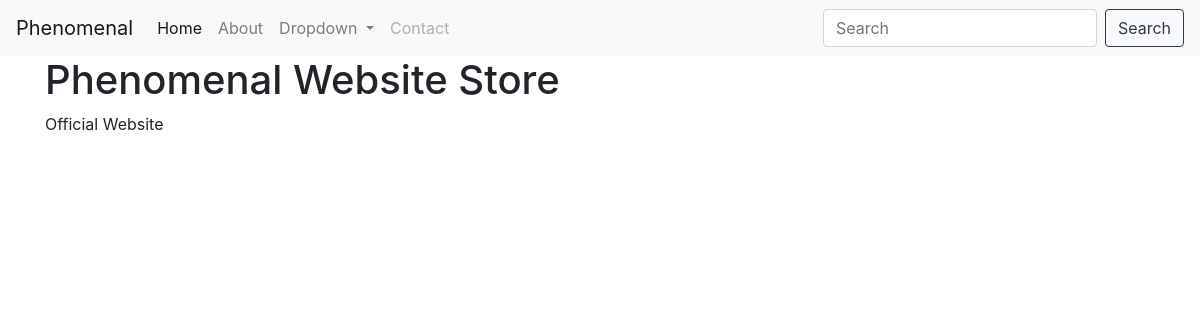
Before: / with the older database file.
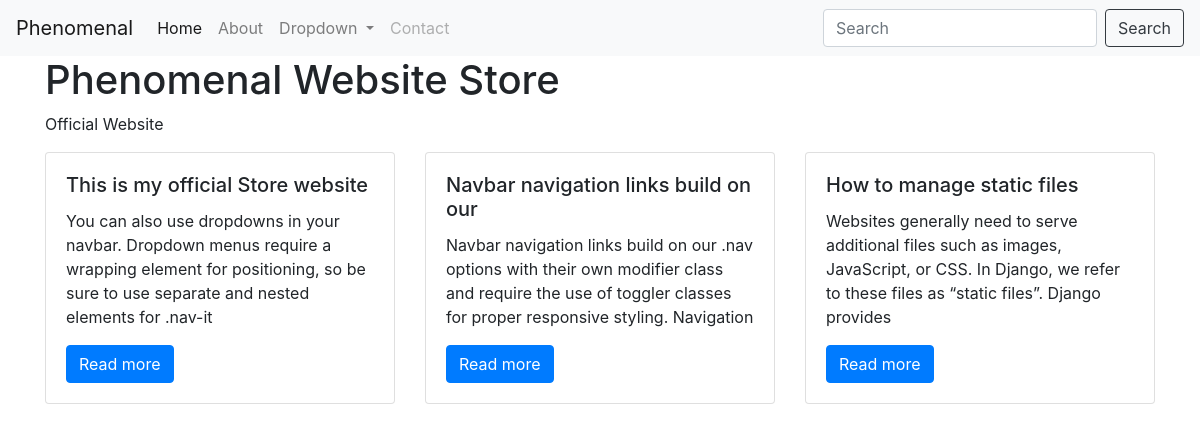
After: the same page with the newer database file.
### phenomenal/models.py (models this page shows, shortened)
class Post(models.Model):
    title = models.CharField(max_length=80)
    description = models.TextField(max_length=160)
    body = models.TextField()
    date_created = models.DateTimeField(auto_now_add=True)
    date_updated = models.DateTimeField(auto_now=True)

### phenomenal/views.py (the view)
# urls.py: path('', home_page),
def home_page(request):
    all_posts = Post.objects.all()
    return render(request, "phenomenal/home.html", {"all_posts": all_posts})

### phenomenal/templates/phenomenal/home.html (shortened to what this page needs)
<!DOCTYPE html>
{% load static %}
<html>
  <head>
    <link
      rel="stylesheet"
      href="https://cdn.jsdelivr.net/npm/bootstrap@4.6.2/dist/css/bootstrap.min.css"
    />
  </head>
  <body>
    <nav class="navbar navbar-expand-lg navbar-light bg-light">
      <a class="navbar-brand" href="/">Phenomenal</a>
      <div class="collapse navbar-collapse" id="navbarSupportedContent">
        <ul class="navbar-nav mr-auto">
          <li class="nav-item active">
            <a class="nav-link" href="/"
              >Home <span class="sr-only">(current)</span></a
            >
          </li>
          <li class="nav-item">
            <a class="nav-link" href="/about">About</a>
          </li>
          <li class="nav-item dropdown">
            <a
              class="nav-link dropdown-toggle"
              href="#"
              role="button"
              data-toggle="dropdown"
              aria-expanded="false"
            >
              Dropdown
            </a>
          </li>
          <li class="nav-item">
            <a class="nav-link disabled">Contact</a>
          </li>
        </ul>
        <form class="form-inline my-2 my-lg-0">
          <input
            class="form-control mr-sm-2"
            type="search"
            placeholder="Search"
            aria-label="Search"
          />
          <button class="btn btn-outline-dark my-2 my-sm-0" type="submit">
            Search
          </button>
        </form>
      </div>
    </nav>
    <div class="container">
      <h1>Phenomenal Website Store</h1>
      <p>Official Website</p>
      <div class="row">
        {% for post in all_posts %}
        <div class="col-sm-4">
          <div class="card">
            <div class="card-body">
              <h5 class="card-title">{{ post.title }}</h5>
              <p class="card-text">{{ post.description }}</p>
              <a href="#" class="btn btn-primary">Read more</a>
            </div>
          </div>
        </div>
        {% endfor %}
      </div>
    </div>
  </body>
</html>

Changed rows visible on the page:
added Post: title "This is my official Store website", description "You can also use dropdowns in your navbar. Dropdown menus require a wrapping element for positioning, so be sure to use separate and nested elements for .nav-it"
added Post: title "Navbar navigation links build on our", description "Navbar navigation links build on our .nav options with their own modifier class and require the use of toggler classes for proper responsive styling. Navigation"
added Post: title "How to manage static files", description "Websites generally need to serve additional files such as images, JavaScript, or CSS. In Django, we refer to these files as “static files”. Django provides"
